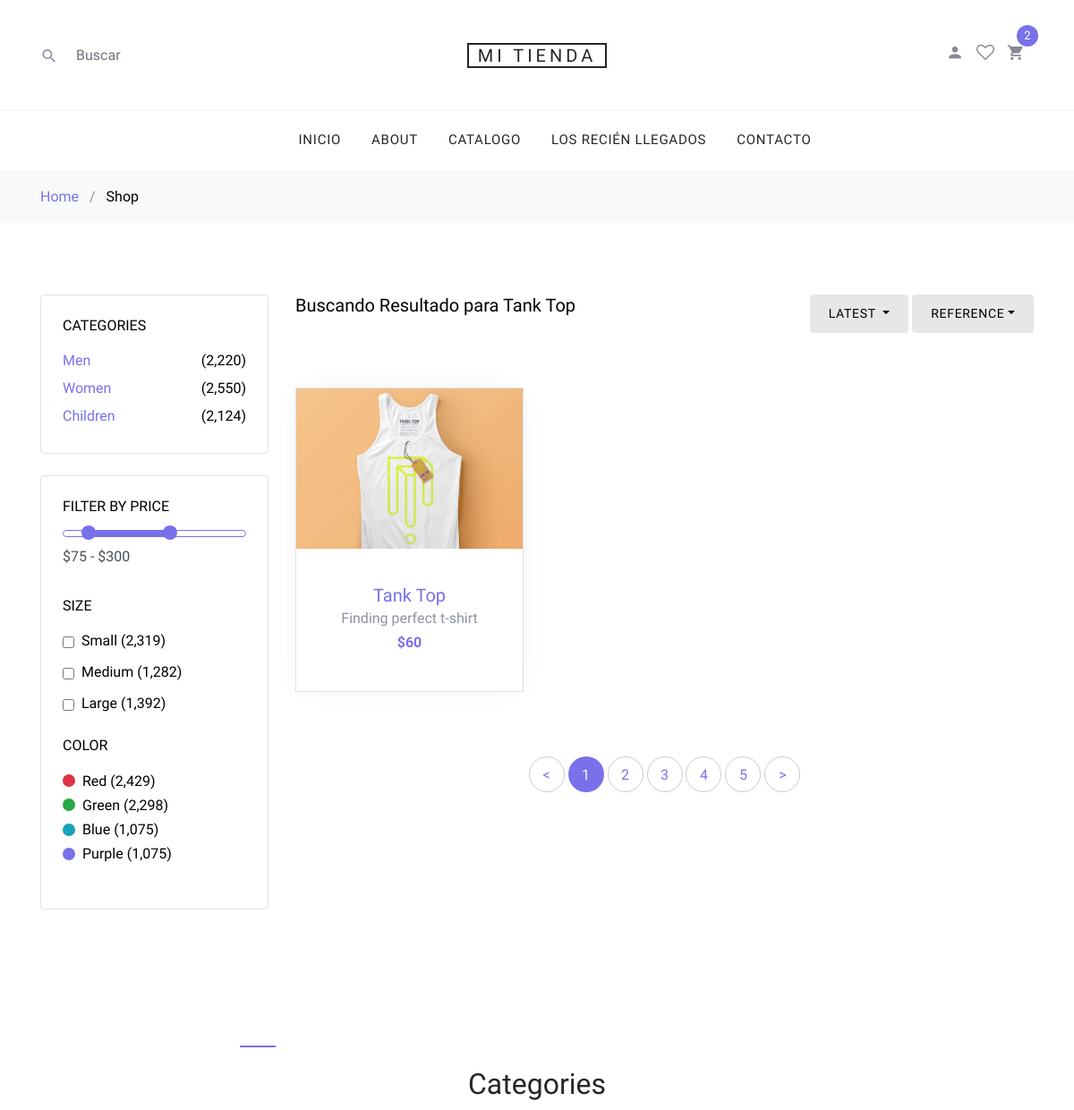
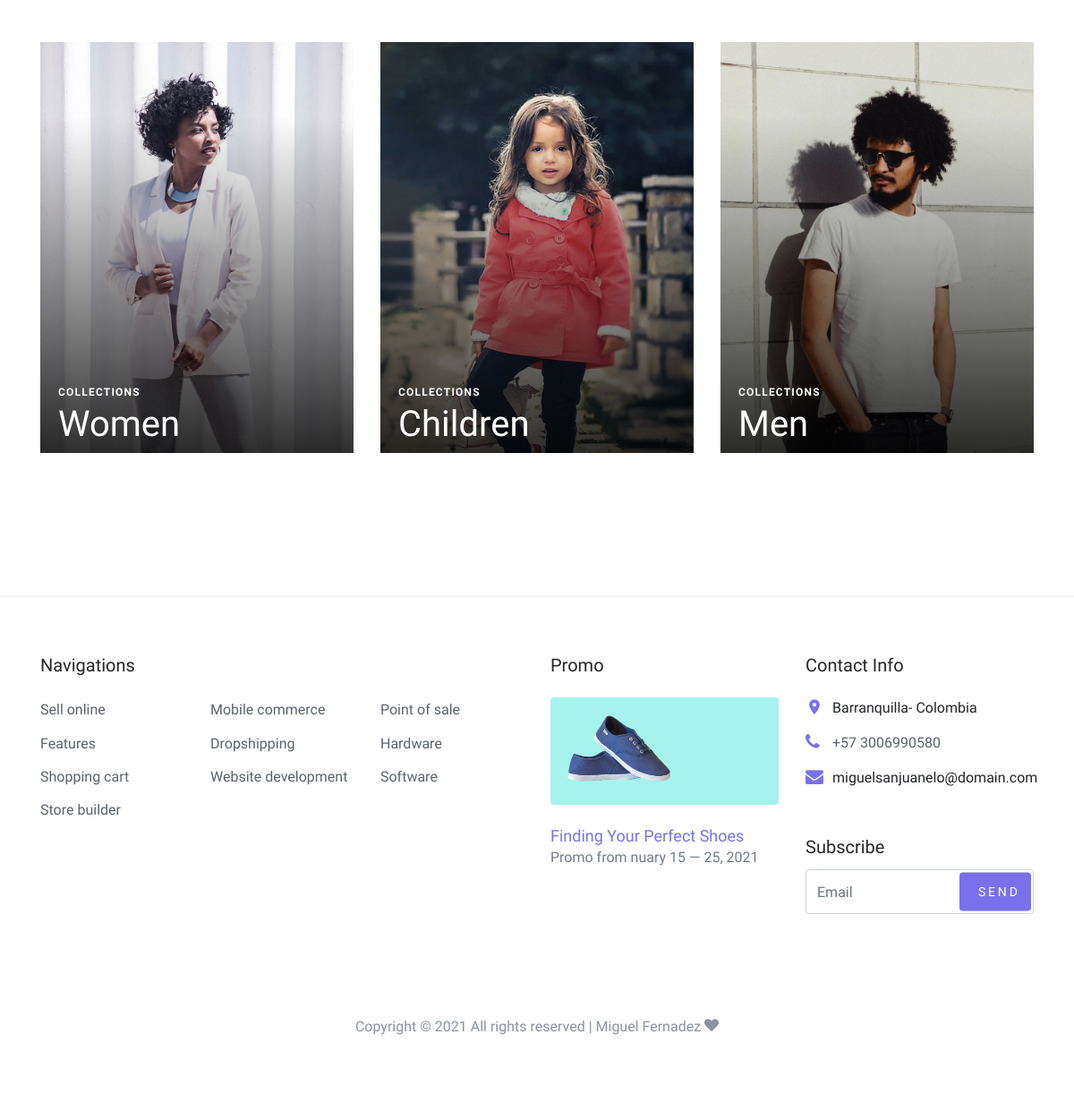
The app's page /busqueda.php?texto=Tank Top with its own data (2 pictures, top to bottom).
### tables this page shows
CREATE TABLE `productos` (
  `id` int(11) NOT NULL,
  `nombre` varchar(300) NOT NULL,
  `descripcion` text NOT NULL,
  `precio` double NOT NULL,
  `imagen` varchar(200) NOT NULL,
  `inventario` int(11) NOT NULL,
  `id_categoria` int(11) NOT NULL,
  `talla` varchar(100) NOT NULL,
  `color` varchar(100) NOT NULL
);

### busqueda.php (the view, shortened to what this page needs)
<?php
 include("./php/conexion.php");
?>
<!DOCTYPE html>
<html lang="en">
  <head>
    <link rel="stylesheet" href="fonts/icomoon/style.css">
    <link rel="stylesheet" href="css/bootstrap.min.css">
    <link rel="stylesheet" href="css/magnific-popup.css">
    <link rel="stylesheet" href="css/jquery-ui.css">
    <link rel="stylesheet" href="css/owl.carousel.min.css">
    <link rel="stylesheet" href="css/owl.theme.default.min.css">
    <link rel="stylesheet" href="css/aos.css">
    <link rel="stylesheet" href="css/style.css">
  </head>
  <body>
  <div class="site-wrap">
    <?php include("./layouts/header.php"); ?>
    <div class="site-section">
      <div class="container">
        <div class="row mb-5">
          <div class="col-md-9 order-2">
            <div class="row">
              <div class="col-md-12 mb-5">
                <div class="float-md-left mb-4"><h2 class="text-black h5">Buscando Resultado para <?php echo $_GET['texto']; ?></h2></div>
                <div class="d-flex">
                  <div class="dropdown mr-1 ml-md-auto">
                    <button type="button" class="btn btn-secondary btn-sm dropdown-toggle" id="dropdownMenuOffset" data-toggle="dropdown" aria-haspopup="true" aria-expanded="false">
                      Latest
                    </button>
                  </div>
                  <div class="btn-group">
                    <button type="button" class="btn btn-secondary btn-sm dropdown-toggle" id="dropdownMenuReference" data-toggle="dropdown">Reference</button>
                  </div>
                </div>
              </div>
            </div>
            <div class="row mb-5">
            <?php
            $resultdo = $conexion -> query("SELECT * from productos
            WHERE nombre like '%".$_GET['texto']."%' or
            descripcion like '%".$_GET['texto']."%' or
            talla like '%".$_GET['texto']."%' or
            color  like '%".$_GET['texto']."%'
             order by id DESC limit 10")or die($conexion -> error );
             if (mysqli_num_rows($resultdo)>0) {
                 while ($fila = mysqli_fetch_array($resultdo)) {
                      ?>
              <div class="col-sm-6 col-lg-4 mb-4" data-aos="fade-up">
                <div class="block-4 text-center border">
                  <figure class="block-4-image">
                    <a href="shop-single.php?id=<?php echo $fila['id']; ?> ">
                    <img src="images/<?php echo $fila['imagen']; ?>" alt="<?php echo $fila['nombre']; ?>" class="img-fluid"></a>
                  </figure>
                  <div class="block-4-text p-4">
                    <h3><a href="shop-single.php?id=<?php echo $fila['id']; ?>"><?php echo $fila['nombre']; ?> </a></h3>
                    <p class="mb-0"><?php echo $fila['descripcion']; ?></p>
                    <p class="text-primary font-weight-bold">$<?php echo $fila['precio']; ?></p>
                  </div>
                </div>
              </div>
            <?php
                 }
             }else{
                 echo '<h2>Sin resultado</h2>';
             }
            ?>
            </div>
            <div class="row" data-aos="fade-up">
              <div class="col-md-12 text-center">
                <div class="site-block-27">
                  <ul>
                    <li><a href="#">&lt;</a></li>
                    <li class="active"><span>1</span></li>
                    <li><a href="#">2</a></li>
                    <li><a href="#">3</a></li>
                    <li><a href="#">4</a></li>
                    <li><a href="#">5</a></li>
                    <li><a href="#">&gt;</a></li>
                  </ul>
                </div>
              </div>
            </div>
          </div>
          <div class="col-md-3 order-1 mb-5 mb-md-0">
            <div class="border p-4 rounded mb-4">
              <h3 class="mb-3 h6 text-uppercase text-black d-block">Categories</h3>
              <ul class="list-unstyled mb-0">
                <li class="mb-1"><a href="#" class="d-flex"><span>Men</span> <span class="text-black ml-auto">(2,220)</span></a></li>
                <li class="mb-1"><a href="#" class="d-flex"><span>Women</span> <span class="text-black ml-auto">(2,550)</span></a></li>
                <li class="mb-1"><a href="#" class="d-flex"><span>Children</span> <span class="text-black ml-auto">(2,124)</span></a></li>
              </ul>
            </div>
            <div class="border p-4 rounded mb-4">
              <div class="mb-4">
                <h3 class="mb-3 h6 text-uppercase text-black d-block">Filter by Price</h3>
                <div id="slider-range" class="border-primary"></div>
                <input type="text" name="text" id="amount" class="form-control border-0 pl-0 bg-white" disabled="" />
              </div>
              <div class="mb-4">
                <h3 class="mb-3 h6 text-uppercase text-black d-block">Size</h3>
                <label for="s_sm" class="d-flex">
                  <input type="checkbox" id="s_sm" class="mr-2 mt-1"> <span class="text-black">Small (2,319)</span>
                </label>
                <label for="s_md" class="d-flex">
                  <input type="checkbox" id="s_md" class="mr-2 mt-1"> <span class="text-black">Medium (1,282)</span>
                </label>
                <label for="s_lg" class="d-flex">
                  <input type="checkbox" id="s_lg" class="mr-2 mt-1"> <span class="text-black">Large (1,392)</span>
                </label>
              </div>
              <div class="mb-4">
                <h3 class="mb-3 h6 text-uppercase text-black d-block">Color</h3>
                <a href="#" class="d-flex color-item align-items-center" >
                  <span class="bg-danger color d-inline-block rounded-circle mr-2"></span> <span class="text-black">Red (2,429)</span>
                </a>
                <a href="#" class="d-flex color-item align-items-center" >
                  <span class="bg-success color d-inline-block rounded-circle mr-2"></span> <span class="text-black">Green (2,298)</span>
                </a>
                <a href="#" class="d-flex color-item align-items-center" >
                  <span class="bg-info color d-inline-block rounded-circle mr-2"></span> <span class="text-black">Blue (1,075)</span>
                </a>
                <a href="#" class="d-flex color-item align-items-center" >
                  <span class="bg-primary color d-inline-block rounded-circle mr-2"></span> <span class="text-black">Purple (1,075)</span>
                </a>
              </div>
            </div>
          </div>
        </div>
        <div class="row">
          <div class="col-md-12">
            <div class="site-section site-blocks-2">
                <div class="row justify-content-center text-center mb-5">
                  <div class="col-md-7 site-section-heading pt-4">
                    <h2>Categories</h2>
                  </div>
                </div>
                <div class="row">
                  <div class="col-sm-6 col-md-6 col-lg-4 mb-4 mb-lg-0" data-aos="fade" data-aos-delay="">
                    <a class="block-2-item" href="#">
                      <figure class="image">
                        <img src="images/women.jpg" alt="" class="img-fluid">
                      </figure>
                      <div class="text">
                        <span class="text-uppercase">Collections</span>
                        <h3>Women</h3>
                      </div>
                    </a>
                  </div>
                  <div class="col-sm-6 col-md-6 col-lg-4 mb-5 mb-lg-0" data-aos="fade" data-aos-delay="100">
                    <a class="block-2-item" href="#">
                      <figure class="image">
                        <img src="images/children.jpg" alt="" class="img-fluid">
                      </figure>
                      <div class="text">
                        <span class="text-uppercase">Collections</span>
                        <h3>Children</h3>
                      </div>
                    </a>
                  </div>
                  <div class="col-sm-6 col-md-6 col-lg-4 mb-5 mb-lg-0" data-aos="fade" data-aos-delay="200">
                    <a class="block-2-item" href="#">
                      <figure class="image">
                        <img src="images/men.jpg" alt="" class="img-fluid">
                      </figure>
                      <div class="text">
                        <span class="text-uppercase">Collections</span>
                        <h3>Men</h3>
                      </div>
                    </a>
                  </div>
                </div>
            </div>
          </div>
        </div>
      </div>
    </div>
    <?php include("./layouts/footer.php"); ?>
  </div>
  </body>
</html>

### css/style.css (style rules this page uses)
body { line-height: 1.7; color: #8c92a0; font-weight: 300; font-size: 16px; }
a { -webkit-transition: .3s all ease; -o-transition: .3s all ease; transition: .3s all ease; }
.text-black { color: #000; }
.site-wrap:before { -webkit-transition: .3s all ease-in-out; -o-transition: .3s all ease-in-out; transition: .3s all ease-in-out; background: rgba(0, 0, 0, 0.6); content: ""; position: absolute; z-index: 2000; top: 0; left: 0; right: 0; bottom: 0; opacity: 0; visibility: hidden; }
.btn { text-transform: uppercase; position: relative; -webkit-transition: 0.2s all ease-in-out !important; -o-transition: 0.2s all ease-in-out !important; transition: 0.2s all ease-in-out !important; top: 0; letter-spacing: .05em; }
.btn.btn-secondary { background-color: #e6e7e9; border-color: #e6e7e9; color: #000; }
.btn.btn-sm { font-size: 14px !important; padding: 10px 20px !important; }
.form-control { height: 43px; }
.site-section { padding: 2.5em 0; }
@media (min-width: 768px) { .site-section { padding: 5em 0; } }
.site-section-heading { font-size: 30px; color: #25262a; position: relative; }
.site-section-heading:before { content: ""; left: 0%; top: 0; position: absolute; width: 40px; height: 2px; background: #7971ea; }
.site-blocks-2 .block-2-item { display: block; position: relative; }
.site-blocks-2 .block-2-item:before { z-index: 1; content: ''; position: absolute; top: 0; right: 0; bottom: 0; left: 0; background: -moz-linear-gradient(top, transparent 0%, transparent 18%, rgba(0, 0, 0, 0.8) 99%, rgba(0, 0, 0, 0.8) 100%); background: -webkit-linear-gradient(top, transparent 0%, transparent 18%, rgba(0, 0, 0, 0.8) 99%, rgba(0, 0, 0, 0.8) 100%); background: -webkit-gradient(linear, left top, left bottom, from(transparent), color-stop(18%, transparent), color-stop(99%, rgba(0, 0, 0, 0.8)), to(rgba(0, 0, 0, 0.8))); background: -o-linear-gradient(top, transparent 0%, transparent 18%, rgba(0, 0, 0, 0.8) 99%, rgba(0, 0, 0, 0.8) 100%); background: linear-gradient(to bottom, transparent 0%, transparent 18%, rgba(0, 0, 0, 0.8) 99%, rgba(0, 0, 0, 0.8) 100%); filter: progid:DXImageTransform.Microsoft.gradient( startColorstr='#00000000', endColorstr='#cc000000',GradientType=0 ); }
.site-blocks-2 .block-2-item .image { position: relative; margin-bottom: 0; overflow: hidden; }
.site-blocks-2 .block-2-item .image img { margin-bottom: 0; -webkit-transition: .3s all ease-in-out; -o-transition: .3s all ease-in-out; transition: .3s all ease-in-out; }
.site-blocks-2 .block-2-item .text { z-index: 2; bottom: 0; padding-left: 20px; position: absolute; width: 100%; }
.site-blocks-2 .block-2-item .text > span, .site-blocks-2 .block-2-item .text h3 { color: #fff; }
.site-blocks-2 .block-2-item .text > span { font-size: 12px; letter-spacing: .1em; font-weight: 900; }
.site-blocks-2 .block-2-item .text h3 { font-size: 40px; }
.block-4 { -webkit-box-shadow: 0 0 30px -10px rgba(0, 0, 0, 0.1); box-shadow: 0 0 30px -10px rgba(0, 0, 0, 0.1); background: #fff; }
.block-4 .block-4-text h3 { font-size: 20px; margin-bottom: 0; }
.block-4 .block-4-text h3 a { text-decoration: none; }
.site-block-27 ul, .site-block-27 ul li { padding: 0; margin: 0; }
.site-block-27 ul li { display: inline-block; margin-bottom: 4px; }
.site-block-27 ul li a, .site-block-27 ul li span { text-align: center; display: inline-block; width: 40px; height: 40px; line-height: 40px; border-radius: 50%; border: 1px solid #ccc; }
.site-block-27 ul li.active a, .site-block-27 ul li.active span { background: #7971ea; color: #fff; border: 1px solid transparent; }
#slider-range { height: 8px; }
.color-item .color { width: 14px; height: 14px; }

### records on screen
productos: imagen (picture), nombre "Tank Top", descripcion "Finding perfect t-shirt", precio "60"

### other values on screen
$_GET['texto'] "Tank Top"
